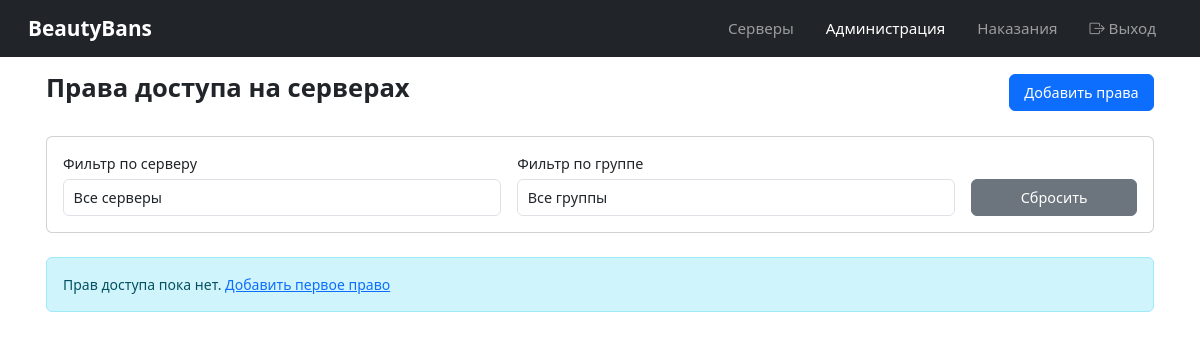
Page /admins/permissions/ (signed in) on the earlier database version.
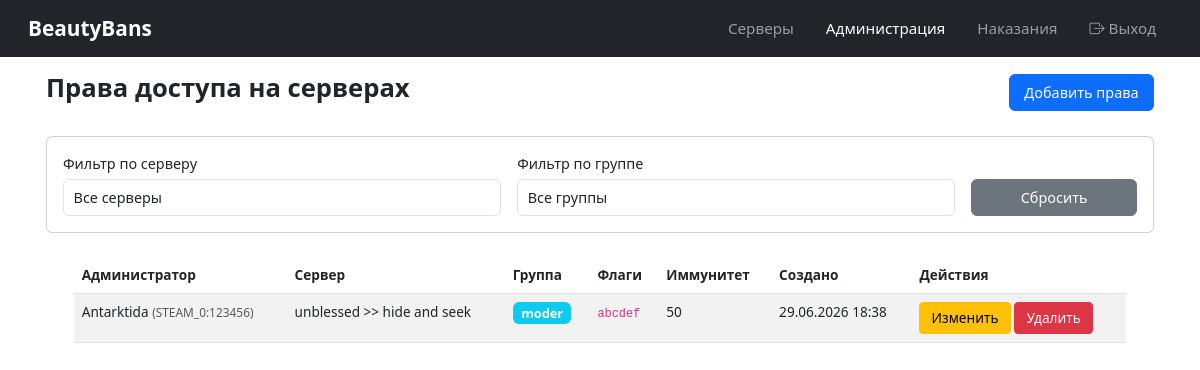
Same page on the later database version.
### admins/models.py (models this page shows, shortened)
class AdminServer(models.Model):
    admin = models.ForeignKey(Admin, on_delete=models.CASCADE, related_name='server_permissions')
    server = models.ForeignKey(Server, on_delete=models.CASCADE, related_name='admin_permissions')
    group = models.ForeignKey(AdminGroup, on_delete=models.SET_NULL, null=True, blank=True, related_name='server_assignments')
    flags = models.CharField(max_length=32, default='', blank=True, help_text='Индивидуальные флаги (если не используется группа)')
    immunity = models.IntegerField(default=0, help_text='Индивидуальный иммунитет (если не используется группа)')
    created_at = models.DateTimeField(auto_now_add=True)
    class Meta:
        verbose_name = 'Admin Server Permission'
        verbose_name_plural = 'Admin Server Permissions'
        unique_together = ('admin', 'server')
    def get_effective_flags(self):
        return self.flags if self.flags else (self.group.flags if self.group else '')
    def get_effective_immunity(self):
        return self.immunity if self.immunity else (self.group.immunity if self.group else 0)

class Admin(models.Model):
    steam_id = models.CharField(max_length=64, unique=True)
    name = models.CharField(max_length=64)
    is_active = models.BooleanField(default=True)
    created_at = models.DateTimeField(auto_now_add=True)
    class Meta:
        verbose_name = 'Admin'
        verbose_name_plural = 'Admins'

class AdminGroup(models.Model):
    name = models.CharField(max_length=64, unique=True)
    flags = models.CharField(max_length=32, default='', blank=True)
    immunity = models.IntegerField(default=0)
    created_at = models.DateTimeField(auto_now_add=True)
    class Meta:
        verbose_name = 'Admin Group'
        verbose_name_plural = 'Admin Groups'

### servers/models.py (models this page shows, shortened)
class Server(models.Model):
    GAME_CHOICES = [
        ('cs16', 'Counter-Strike 1.6'),
        ('cs2', 'Counter-Strike 2'),
    ]
    name = models.CharField(max_length=64)
    ip = models.GenericIPAddressField()
    port = models.IntegerField(default=27015)
    rcon_password = models.CharField(max_length=128, blank=True, default='')
    game_type = models.CharField(max_length=8, choices=GAME_CHOICES, default='cs16')
    token = models.UUIDField(default=uuid.uuid4, editable=False, unique=True)
    is_active = models.BooleanField(default=True)
    is_verified = models.BooleanField(default=False, help_text='Верифицирован через API плагина')
    created_at = models.DateTimeField(auto_now_add=True)
    class Meta:
        verbose_name = 'Server'
        verbose_name_plural = 'Servers'

### admins/views.py (the view)
# urls.py: path('permissions/', views.permissions_list, name='permissions_list'),
@login_required
def permissions_list(request):
    from servers.models import Server
    permissions = AdminServer.objects.all().select_related('admin', 'server', 'group').order_by('-created_at')
    server_filter = request.GET.get('server')
    group_filter = request.GET.get('group')
    if server_filter:
        permissions = permissions.filter(server_id=server_filter)
    if group_filter:
        permissions = permissions.filter(group_id=group_filter)
    servers = Server.objects.all().order_by('name')
    groups = AdminGroup.objects.all().order_by('name')
    context = {
        'permissions': permissions,
        'servers': servers,
        'groups': groups,
        'selected_server': server_filter,
        'selected_group': group_filter,
    }
    return render(request, 'admins/permissions_list.html', context)

### admins/templates/admins/permissions_list.html (shortened to what this page needs)
{% extends 'base.html' %}
{% block content %}
<div class="d-flex justify-content-between align-items-center mb-4">
    <h1>Права доступа на серверах</h1>
    <a href="{% url 'admins:permission_add' %}" class="btn btn-primary">Добавить права</a>
</div>
<div class="card mb-4">
    <div class="card-body">
        <form method="get" class="row g-3">
            <div class="col-md-5">
                <label class="form-label">Фильтр по серверу</label>
                <select name="server" class="form-control" onchange="this.form.submit()">
                    <option value="">Все серверы</option>
                </select>
            </div>
            <div class="col-md-5">
                <label class="form-label">Фильтр по группе</label>
                <select name="group" class="form-control" onchange="this.form.submit()">
                    <option value="">Все группы</option>
                </select>
            </div>
            <div class="col-md-2 d-flex align-items-end">
                <a href="{% url 'admins:admin_panel' %}" class="btn btn-secondary w-100">Сбросить</a>
            </div>
        </form>
    </div>
</div>
{% if permissions %}
<div class="table-responsive">
    <table class="table table-striped">
        <thead>
            <tr>
                <th>Администратор</th>
                <th>Сервер</th>
                <th>Группа</th>
                <th>Флаги</th>
                <th>Иммунитет</th>
                <th>Создано</th>
                <th>Действия</th>
            </tr>
        </thead>
        <tbody>
            {% for perm in permissions %}
            <tr>
                <td>{{ perm.admin.name }} <small class="text-muted">({{ perm.admin.steam_id }})</small></td>
                <td>{{ perm.server.name }}</td>
                <td>
                    {% if perm.group %}
                    <span class="badge bg-info">{{ perm.group.name }}</span>
                    {% else %}
                    <span class="text-muted">—</span>
                    {% endif %}
                </td>
                <td><code>{{ perm.get_effective_flags|default:"—" }}</code></td>
                <td>{{ perm.get_effective_immunity }}</td>
                <td>{{ perm.created_at|date:"d.m.Y H:i" }}</td>
                <td>
                    <a href="{% url 'admins:permission_edit' perm.pk %}" class="btn btn-sm btn-warning">Изменить</a>
                    <a href="{% url 'admins:permission_delete' perm.pk %}" class="btn btn-sm btn-danger">Удалить</a>
                </td>
            </tr>
            {% endfor %}
        </tbody>
    </table>
</div>
{% else %}
<div class="alert alert-info">
    Прав доступа пока нет. <a href="{% url 'admins:permission_add' %}">Добавить первое право</a>
</div>
{% endif %}
{% endblock %}

Differences in the rows shown:
added AdminServer: admin.name "Antarktida", admin.steam_id "STEAM_0:123456", server.name "unblessed >> hide and seek", group.name "moder", get_effective_flags "abcdef", get_effective_immunity "50", created_at "29.06.2026 18:38"
Other differences:
text no longer shown: "Прав доступа пока нет. Добавить первое право"
text now shown: "Администратор Сервер Группа Флаги Иммунитет Создано Действия"
